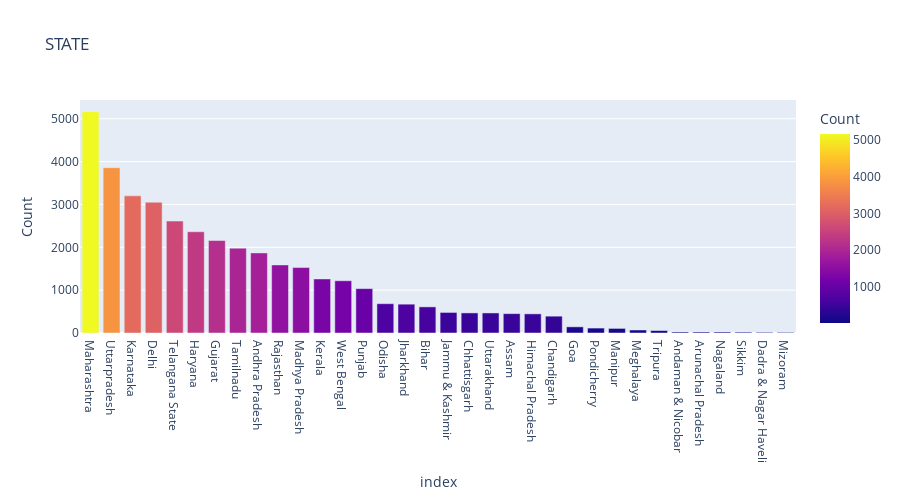

The cell this chart's notebook holds for it:
### Code cell
state= df['STATE'].value_counts()
state.columns = [['STATE']]
state.index.names = ['STATE']
fig = px.bar(state, x=state.index, y='STATE',
             hover_data=[state.index, 'STATE'], color='STATE',
             labels={'STATE':'Count'}, height=500,title='STATE')
fig.show()

### Figure 1 — Plotly figure (JSON) as saved in the notebook; plotly's stock layout.template omitted (floating-point values rounded to 4 significant figures)
{"data": [{"alignmentgroup": "True", "customdata": [["Maharashtra", 5167], ["Uttarpradesh", 3859], ["Karnataka", 3202], ["Delhi", 3052], ["Telangana State", 2613], ["Haryana", 2363], ["Gujarat", 2159], ["Tamilnadu", 1981], ["Andhra Pradesh", 1870], ["Rajasthan", 1589], ["Madhya Pradesh", 1528], ["Kerala", 1262], ["West Bengal", 1220], ["Punjab", 1036], ["Odisha", 684], ["Jharkhand", 673], ["Bihar", 610], ["Jammu & Kashmir", 480], ["Chhattisgarh", 469], ["Uttarakhand", 468], ["Assam", 452], ["Himachal Pradesh", 447], ["Chandigarh", 393], ["Goa", 144], ["Pondicherry", 115], ["Manipur", 107], ["Meghalaya", 70], ["Tripura", 57], ["Andaman & Nicobar", 24], ["Arunachal Pradesh", 23], ["Nagaland", 23], ["Sikkim", 20], ["Dadra & Nagar Haveli", 16], ["Mizoram", 15]], "hovertemplate": "index=%{customdata[0]}<br>Count=%{marker.color}<extra></extra>", "legendgroup": "", "marker": {"color": [5167, 3859, 3202, 3052, 2613, 2363, 2159, 1981, 1870, 1589, 1528, 1262, 1220, 1036, 684, 673, 610, 480, 469, 468, 452, 447, 393, 144, 115, 107, 70, 57, 24, 23, 23, 20, 16, 15], "coloraxis": "coloraxis"}, "name": "", "offsetgroup": "", "orientation": "v", "showlegend": false, "textposition": "auto", "type": "bar", "x": ["Maharashtra", "Uttarpradesh", "Karnataka", "Delhi", "Telangana State", "Haryana", "Gujarat", "Tamilnadu", "Andhra Pradesh", "Rajasthan", "Madhya Pradesh", "Kerala", "West Bengal", "Punjab", "Odisha", "Jharkhand", "Bihar", "Jammu & Kashmir", "Chhattisgarh", "Uttarakhand", "Assam", "Himachal Pradesh", "Chandigarh", "Goa", "Pondicherry", "Manipur", "Meghalaya", "Tripura", "Andaman & Nicobar", "Arunachal Pradesh", "Nagaland", "Sikkim", "Dadra & Nagar Haveli", "Mizoram"], "xaxis": "x", "y": [5167, 3859, 3202, 3052, 2613, 2363, 2159, 1981, 1870, 1589, 1528, 1262, 1220, 1036, 684, 673, 610, 480, 469, 468, 452, 447, 393, 144, 115, 107, 70, 57, 24, 23, 23, 20, 16, 15], "yaxis": "y"}], "layout": {"barmode": "relative", "coloraxis": {"colorbar": {"title": {"text": "Count"}}, "colorscale": [[0, "#0d0887"], [0.1111, "#46039f"], [0.2222, "#7201a8"], [0.3333, "#9c179e"], [0.4444, "#bd3786"], [0.5556, "#d8576b"], [0.6667, "#ed7953"], [0.7778, "#fb9f3a"], [0.8889, "#fdca26"], [1, "#f0f921"]]}, "height": 500, "legend": {"tracegroupgap": 0}, "title": {"text": "STATE"}, "xaxis": {"anchor": "y", "domain": [0, 1], "title": {"text": "index"}}, "yaxis": {"anchor": "x", "domain": [0, 1], "title": {"text": "Count"}}}}
